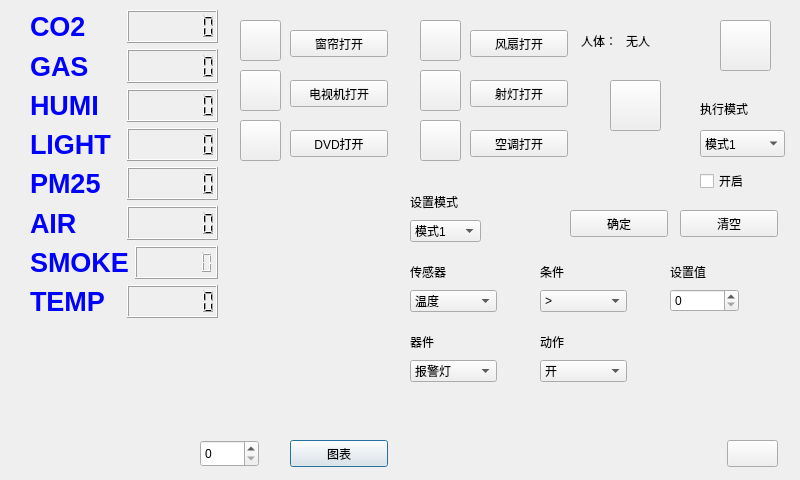
<?xml version="1.0" encoding="UTF-8"?>
<ui version="4.0">
 <class>Dialog</class>
 <widget class="QDialog" name="Dialog">
  <property name="geometry">
   <rect>
    <x>0</x>
    <y>0</y>
    <width>800</width>
    <height>480</height>
   </rect>
  </property>
  <property name="windowTitle">
   <string>Dialog</string>
  </property>
  <widget class="QLabel" name="label">
   <property name="geometry">
    <rect>
     <x>0</x>
     <y>0</y>
     <width>800</width>
     <height>480</height>
    </rect>
   </property>
   <property name="styleSheet">
    <string notr="true">border-image: url(:/0102.jpg);</string>
   </property>
   <property name="text">
    <string/>
   </property>
  </widget>
  <widget class="QLabel" name="label_10">
   <property name="geometry">
    <rect>
     <x>140</x>
     <y>430</y>
     <width>41</width>
     <height>41</height>
    </rect>
   </property>
   <property name="styleSheet">
    <string notr="true">border-image: url(:/0121.png);</string>
   </property>
   <property name="text">
    <string/>
   </property>
  </widget>
  <widget class="QSpinBox" name="sp_infrared">
   <property name="geometry">
    <rect>
     <x>200</x>
     <y>440</y>
     <width>59</width>
     <height>27</height>
    </rect>
   </property>
  </widget>
  <widget class="QPushButton" name="pushButton">
   <property name="geometry">
    <rect>
     <x>290</x>
     <y>440</y>
     <width>98</width>
     <height>27</height>
    </rect>
   </property>
   <property name="text">
    <string>图表</string>
   </property>
  </widget>
  <widget class="QPushButton" name="icon_curtain">
   <property name="geometry">
    <rect>
     <x>240</x>
     <y>20</y>
     <width>41</width>
     <height>41</height>
    </rect>
   </property>
   <property name="styleSheet">
    <string notr="true">border-image: url(:/0113.png);</string>
   </property>
   <property name="text">
    <string/>
   </property>
  </widget>
  <widget class="QPushButton" name="btn_curtain">
   <property name="geometry">
    <rect>
     <x>290</x>
     <y>30</y>
     <width>98</width>
     <height>27</height>
    </rect>
   </property>
   <property name="text">
    <string>窗帘打开</string>
   </property>
  </widget>
  <widget class="QPushButton" name="icon_tv">
   <property name="geometry">
    <rect>
     <x>240</x>
     <y>70</y>
     <width>41</width>
     <height>41</height>
    </rect>
   </property>
   <property name="styleSheet">
    <string notr="true">border-image: url(:/0115.png);</string>
   </property>
   <property name="text">
    <string/>
   </property>
  </widget>
  <widget class="QPushButton" name="btn_tv">
   <property name="geometry">
    <rect>
     <x>290</x>
     <y>80</y>
     <width>98</width>
     <height>27</height>
    </rect>
   </property>
   <property name="text">
    <string>电视机打开</string>
   </property>
  </widget>
  <widget class="QPushButton" name="icon_dvd">
   <property name="geometry">
    <rect>
     <x>240</x>
     <y>120</y>
     <width>41</width>
     <height>41</height>
    </rect>
   </property>
   <property name="styleSheet">
    <string notr="true">border-image: url(:/0117.png);</string>
   </property>
   <property name="text">
    <string/>
   </property>
  </widget>
  <widget class="QPushButton" name="btn_dvd">
   <property name="geometry">
    <rect>
     <x>290</x>
     <y>130</y>
     <width>98</width>
     <height>27</height>
    </rect>
   </property>
   <property name="text">
    <string>DVD打开</string>
   </property>
  </widget>
  <widget class="QPushButton" name="icon_fan">
   <property name="geometry">
    <rect>
     <x>420</x>
     <y>20</y>
     <width>41</width>
     <height>41</height>
    </rect>
   </property>
   <property name="styleSheet">
    <string notr="true">border-image: url(:/0119.png);</string>
   </property>
   <property name="text">
    <string/>
   </property>
  </widget>
  <widget class="QPushButton" name="btn_fan">
   <property name="geometry">
    <rect>
     <x>470</x>
     <y>30</y>
     <width>98</width>
     <height>27</height>
    </rect>
   </property>
   <property name="text">
    <string>风扇打开</string>
   </property>
  </widget>
  <widget class="QPushButton" name="icon_lamp">
   <property name="geometry">
    <rect>
     <x>420</x>
     <y>70</y>
     <width>41</width>
     <height>41</height>
    </rect>
   </property>
   <property name="styleSheet">
    <string notr="true">border-image: url(:/0125.png);</string>
   </property>
   <property name="text">
    <string/>
   </property>
  </widget>
  <widget class="QPushButton" name="btn_air">
   <property name="geometry">
    <rect>
     <x>470</x>
     <y>130</y>
     <width>98</width>
     <height>27</height>
    </rect>
   </property>
   <property name="text">
    <string>空调打开</string>
   </property>
  </widget>
  <widget class="QPushButton" name="btn_lamp">
   <property name="geometry">
    <rect>
     <x>470</x>
     <y>80</y>
     <width>98</width>
     <height>27</height>
    </rect>
   </property>
   <property name="text">
    <string>射灯打开</string>
   </property>
  </widget>
  <widget class="QPushButton" name="icon_air">
   <property name="geometry">
    <rect>
     <x>420</x>
     <y>120</y>
     <width>41</width>
     <height>41</height>
    </rect>
   </property>
   <property name="styleSheet">
    <string notr="true">border-image: url(:/0122.png);</string>
   </property>
   <property name="text">
    <string/>
   </property>
  </widget>
  <widget class="QPushButton" name="btn_warning">
   <property name="geometry">
    <rect>
     <x>720</x>
     <y>20</y>
     <width>51</width>
     <height>51</height>
    </rect>
   </property>
   <property name="styleSheet">
    <string notr="true">border-image: url(:/0112.png);</string>
   </property>
   <property name="text">
    <string/>
   </property>
  </widget>
  <widget class="QPushButton" name="btn_rfid">
   <property name="geometry">
    <rect>
     <x>610</x>
     <y>80</y>
     <width>51</width>
     <height>51</height>
    </rect>
   </property>
   <property name="styleSheet">
    <string notr="true">border-image: url(:/0124.png);</string>
   </property>
   <property name="text">
    <string/>
   </property>
  </widget>
  <widget class="QLabel" name="label_13">
   <property name="geometry">
    <rect>
     <x>700</x>
     <y>100</y>
     <width>67</width>
     <height>17</height>
    </rect>
   </property>
   <property name="text">
    <string>执行模式</string>
   </property>
  </widget>
  <widget class="QComboBox" name="cmb_zmode">
   <property name="geometry">
    <rect>
     <x>700</x>
     <y>130</y>
     <width>85</width>
     <height>27</height>
    </rect>
   </property>
   <item>
    <property name="text">
     <string>模式1</string>
    </property>
   </item>
   <item>
    <property name="text">
     <string>模式2</string>
    </property>
   </item>
   <item>
    <property name="text">
     <string>模式3</string>
    </property>
   </item>
   <item>
    <property name="text">
     <string>模式4</string>
    </property>
   </item>
  </widget>
  <widget class="QCheckBox" name="chk_mode">
   <property name="geometry">
    <rect>
     <x>700</x>
     <y>170</y>
     <width>98</width>
     <height>22</height>
    </rect>
   </property>
   <property name="text">
    <string>开启</string>
   </property>
  </widget>
  <widget class="QWidget" name="layoutWidget_8">
   <property name="geometry">
    <rect>
     <x>540</x>
     <y>260</y>
     <width>87</width>
     <height>52</height>
    </rect>
   </property>
   <layout class="QVBoxLayout" name="verticalLayout_4">
    <item>
     <widget class="QLabel" name="label_17">
      <property name="text">
       <string>条件</string>
      </property>
     </widget>
    </item>
    <item>
     <widget class="QComboBox" name="ld2">
      <item>
       <property name="text">
        <string>&gt;</string>
       </property>
      </item>
      <item>
       <property name="text">
        <string>&lt;</string>
       </property>
      </item>
     </widget>
    </item>
   </layout>
  </widget>
  <widget class="QWidget" name="layoutWidget_9">
   <property name="geometry">
    <rect>
     <x>410</x>
     <y>330</y>
     <width>87</width>
     <height>52</height>
    </rect>
   </property>
   <layout class="QVBoxLayout" name="verticalLayout_5">
    <item>
     <widget class="QLabel" name="label_18">
      <property name="text">
       <string>器件</string>
      </property>
     </widget>
    </item>
    <item>
     <widget class="QComboBox" name="ld4">
      <item>
       <property name="text">
        <string>报警灯</string>
       </property>
      </item>
      <item>
       <property name="text">
        <string>风扇</string>
       </property>
      </item>
      <item>
       <property name="text">
        <string>射灯</string>
       </property>
      </item>
      <item>
       <property name="text">
        <string>窗帘</string>
       </property>
      </item>
     </widget>
    </item>
   </layout>
  </widget>
  <widget class="QWidget" name="layoutWidget_10">
   <property name="geometry">
    <rect>
     <x>540</x>
     <y>330</y>
     <width>87</width>
     <height>52</height>
    </rect>
   </property>
   <layout class="QVBoxLayout" name="verticalLayout_6">
    <item>
     <widget class="QLabel" name="label_19">
      <property name="text">
       <string>动作</string>
      </property>
     </widget>
    </item>
    <item>
     <widget class="QComboBox" name="ld5">
      <item>
       <property name="text">
        <string>开</string>
       </property>
      </item>
      <item>
       <property name="text">
        <string>关</string>
       </property>
      </item>
     </widget>
    </item>
   </layout>
  </widget>
  <widget class="QPushButton" name="btn_ok">
   <property name="geometry">
    <rect>
     <x>570</x>
     <y>210</y>
     <width>98</width>
     <height>27</height>
    </rect>
   </property>
   <property name="text">
    <string>确定</string>
   </property>
  </widget>
  <widget class="QPushButton" name="btn_clear">
   <property name="geometry">
    <rect>
     <x>680</x>
     <y>210</y>
     <width>98</width>
     <height>27</height>
    </rect>
   </property>
   <property name="text">
    <string>清空</string>
   </property>
  </widget>
  <widget class="QPushButton" name="pushButton_2">
   <property name="geometry">
    <rect>
     <x>727</x>
     <y>440</y>
     <width>51</width>
     <height>27</height>
    </rect>
   </property>
   <property name="styleSheet">
    <string notr="true">border-image: url(:/0127.png);</string>
   </property>
   <property name="text">
    <string/>
   </property>
  </widget>
  <widget class="QWidget" name="">
   <property name="geometry">
    <rect>
     <x>581</x>
     <y>31</y>
     <width>83</width>
     <height>19</height>
    </rect>
   </property>
   <layout class="QHBoxLayout" name="horizontalLayout_9">
    <item>
     <widget class="QLabel" name="label_11">
      <property name="text">
       <string>人体：</string>
      </property>
     </widget>
    </item>
    <item>
     <widget class="QLabel" name="lab_inf">
      <property name="text">
       <string>无人</string>
      </property>
     </widget>
    </item>
   </layout>
  </widget>
  <widget class="QWidget" name="">
   <property name="geometry">
    <rect>
     <x>410</x>
     <y>190</y>
     <width>71</width>
     <height>52</height>
    </rect>
   </property>
   <layout class="QVBoxLayout" name="verticalLayout">
    <item>
     <widget class="QLabel" name="label_14">
      <property name="text">
       <string>设置模式</string>
      </property>
     </widget>
    </item>
    <item>
     <widget class="QComboBox" name="cmb_smode">
      <item>
       <property name="text">
        <string>模式1</string>
       </property>
      </item>
      <item>
       <property name="text">
        <string>模式2</string>
       </property>
      </item>
      <item>
       <property name="text">
        <string>模式3</string>
       </property>
      </item>
      <item>
       <property name="text">
        <string>模式4</string>
       </property>
      </item>
     </widget>
    </item>
   </layout>
  </widget>
  <widget class="QWidget" name="">
   <property name="geometry">
    <rect>
     <x>410</x>
     <y>260</y>
     <width>87</width>
     <height>52</height>
    </rect>
   </property>
   <layout class="QVBoxLayout" name="verticalLayout_3">
    <item>
     <widget class="QLabel" name="label_16">
      <property name="text">
       <string>传感器</string>
      </property>
     </widget>
    </item>
    <item>
     <widget class="QComboBox" name="ld1">
      <item>
       <property name="text">
        <string>温度</string>
       </property>
      </item>
      <item>
       <property name="text">
        <string>光照</string>
       </property>
      </item>
     </widget>
    </item>
   </layout>
  </widget>
  <widget class="QWidget" name="">
   <property name="geometry">
    <rect>
     <x>670</x>
     <y>260</y>
     <width>69</width>
     <height>52</height>
    </rect>
   </property>
   <layout class="QVBoxLayout" name="verticalLayout_7">
    <item>
     <widget class="QLabel" name="label_20">
      <property name="text">
       <string>设置值</string>
      </property>
     </widget>
    </item>
    <item>
     <widget class="QSpinBox" name="ld3"/>
    </item>
   </layout>
  </widget>
  <widget class="QWidget" name="">
   <property name="geometry">
    <rect>
     <x>30</x>
     <y>10</y>
     <width>188</width>
     <height>308</height>
    </rect>
   </property>
   <layout class="QVBoxLayout" name="verticalLayout_8">
    <item>
     <layout class="QHBoxLayout" name="horizontalLayout">
      <item>
       <widget class="QLabel" name="label_2">
        <property name="font">
         <font>
          <pointsize>20</pointsize>
          <weight>75</weight>
          <bold>true</bold>
         </font>
        </property>
        <property name="styleSheet">
         <string notr="true">color: rgb(0, 0, 255);</string>
        </property>
        <property name="text">
         <string>CO2</string>
        </property>
       </widget>
      </item>
      <item>
       <widget class="QLCDNumber" name="lcd_co2">
        <property name="numDigits">
         <number>7</number>
        </property>
       </widget>
      </item>
     </layout>
    </item>
    <item>
     <layout class="QHBoxLayout" name="horizontalLayout_2">
      <item>
       <widget class="QLabel" name="label_3">
        <property name="font">
         <font>
          <pointsize>20</pointsize>
          <weight>75</weight>
          <bold>true</bold>
         </font>
        </property>
        <property name="styleSheet">
         <string notr="true">color: rgb(0, 0, 255);</string>
        </property>
        <property name="text">
         <string>GAS</string>
        </property>
       </widget>
      </item>
      <item>
       <widget class="QLCDNumber" name="lcd_gas">
        <property name="numDigits">
         <number>7</number>
        </property>
       </widget>
      </item>
     </layout>
    </item>
    <item>
     <layout class="QHBoxLayout" name="horizontalLayout_3">
      <item>
       <widget class="QLabel" name="label_4">
        <property name="font">
         <font>
          <pointsize>20</pointsize>
          <weight>75</weight>
          <bold>true</bold>
         </font>
        </property>
        <property name="styleSheet">
         <string notr="true">color: rgb(0, 0, 255);</string>
        </property>
        <property name="text">
         <string>HUMI</string>
        </property>
       </widget>
      </item>
      <item>
       <widget class="QLCDNumber" name="lcd_hum">
        <property name="numDigits">
         <number>7</number>
        </property>
       </widget>
      </item>
     </layout>
    </item>
    <item>
     <layout class="QHBoxLayout" name="horizontalLayout_4">
      <item>
       <widget class="QLabel" name="label_5">
        <property name="font">
         <font>
          <pointsize>20</pointsize>
          <weight>75</weight>
          <bold>true</bold>
         </font>
        </property>
        <property name="styleSheet">
         <string notr="true">color: rgb(0, 0, 255);</string>
        </property>
        <property name="text">
         <string>LIGHT</string>
        </property>
       </widget>
      </item>
      <item>
       <widget class="QLCDNumber" name="lcd_ill">
        <property name="numDigits">
         <number>7</number>
        </property>
       </widget>
      </item>
     </layout>
    </item>
    <item>
     <layout class="QHBoxLayout" name="horizontalLayout_5">
      <item>
       <widget class="QLabel" name="label_6">
        <property name="font">
         <font>
          <pointsize>20</pointsize>
          <weight>75</weight>
          <bold>true</bold>
         </font>
        </property>
        <property name="styleSheet">
         <string notr="true">color: rgb(0, 0, 255);</string>
        </property>
        <property name="text">
         <string>PM25</string>
        </property>
       </widget>
      </item>
      <item>
       <widget class="QLCDNumber" name="lcd_pm">
        <property name="numDigits">
         <number>7</number>
        </property>
       </widget>
      </item>
     </layout>
    </item>
    <item>
     <layout class="QHBoxLayout" name="horizontalLayout_6">
      <item>
       <widget class="QLabel" name="label_7">
        <property name="font">
         <font>
          <pointsize>20</pointsize>
          <weight>75</weight>
          <bold>true</bold>
         </font>
        </property>
        <property name="styleSheet">
         <string notr="true">color: rgb(0, 0, 255);</string>
        </property>
        <property name="text">
         <string>AIR</string>
        </property>
       </widget>
      </item>
      <item>
       <widget class="QLCDNumber" name="lcd_air">
        <property name="numDigits">
         <number>7</number>
        </property>
       </widget>
      </item>
     </layout>
    </item>
    <item>
     <layout class="QHBoxLayout" name="horizontalLayout_7">
      <item>
       <widget class="QLabel" name="label_8">
        <property name="font">
         <font>
          <pointsize>20</pointsize>
          <weight>75</weight>
          <bold>true</bold>
         </font>
        </property>
        <property name="styleSheet">
         <string notr="true">color: rgb(0, 0, 255);</string>
        </property>
        <property name="text">
         <string>SMOKE</string>
        </property>
       </widget>
      </item>
      <item>
       <widget class="QLCDNumber" name="lcd_smoke">
        <property name="numDigits">
         <number>7</number>
        </property>
       </widget>
      </item>
     </layout>
    </item>
    <item>
     <layout class="QHBoxLayout" name="horizontalLayout_8">
      <item>
       <widget class="QLabel" name="label_9">
        <property name="font">
         <font>
          <pointsize>20</pointsize>
          <weight>75</weight>
          <bold>true</bold>
         </font>
        </property>
        <property name="styleSheet">
         <string notr="true">color: rgb(0, 0, 255);</string>
        </property>
        <property name="text">
         <string>TEMP</string>
        </property>
       </widget>
      </item>
      <item>
       <widget class="QLCDNumber" name="lcd_temp">
        <property name="numDigits">
         <number>7</number>
        </property>
       </widget>
      </item>
     </layout>
    </item>
   </layout>
  </widget>
 </widget>
 <resources/>
 <connections/>
</ui>
